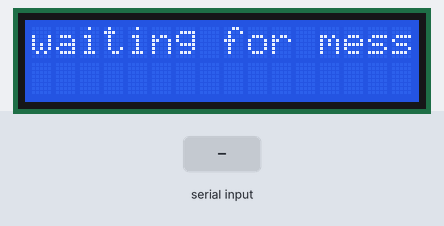
Simulated run of this sketch. Board: Arduino Uno, built with avr-gcc and run on an emulated ATmega328P. On the bench: 16×2 character LCD. The inputs (shaded band) are chosen by the test bench. What the sketch prints to the serial monitor is not drawn.

Above: at 2.2 s.
2.3 s: "1\n" received over Serial
At 3.1 s:
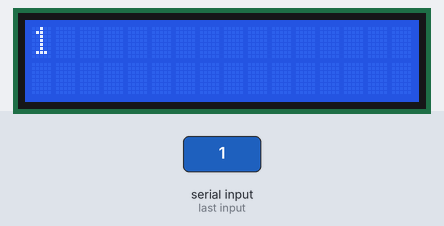
5.3 s: byte 10 ('\n') received over Serial
At 6.5 s:
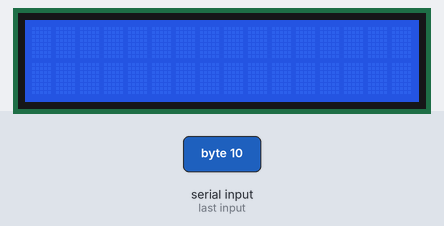
8.3 s: "0\n" received over Serial
At 8.9 s:
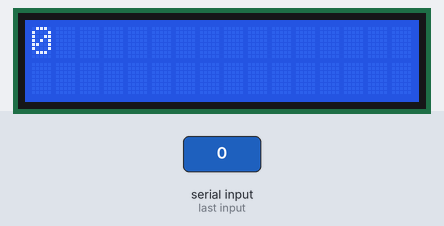
Timing chart, 0 to 11.3 s (numbered marks = the images above; inputs shaded):
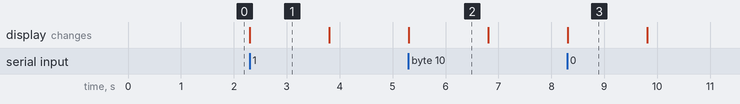

The sketch:

LCD_from_serial.ino
```cpp
/*
  LiquidCrystal Library - display() and noDisplay()

  Demonstrates the use a 16x2 LCD display.  The LiquidCrystal
  library works with all LCD displays that are compatible with the
  Hitachi HD44780 driver. There are many of them out there, and you
  can usually tell them by the 16-pin interface.

  This sketch prints "Hello World!" to the LCD and uses the
  display() and noDisplay() functions to turn on and off
  the display.

  The circuit:
   LCD RS pin to digital pin 12
   LCD Enable pin to digital pin 11
   LCD D4 pin to digital pin 5
   LCD D5 pin to digital pin 4
   LCD D6 pin to digital pin 3
   LCD D7 pin to digital pin 2
   LCD R/W pin to ground
   10K resistor:
   ends to +5V and ground
   wiper to LCD VO pin (pin 3)

  Library originally added 18 Apr 2008
  by David A. Mellis
  library modified 5 Jul 2009
  by Limor Fried (http://www.ladyada.net)
  example added 9 Jul 2009
  by Tom Igoe
  modified 22 Nov 2010
  by Tom Igoe
  modified 7 Nov 2016
  by Arturo Guadalupi
  modified 1 Dec 2017
  by Tom Schofield


*/

// include the library code:
#include <LiquidCrystal.h>
String inputString = "";         // a string to hold incoming data
boolean stringComplete = false;  // whether the string is complete
// initialize the library by associating any needed LCD interface pin
// with the arduino pin number it is connected to
const int rs = 12, en = 11, d4 = 5, d5 = 4, d6 = 3, d7 = 2;
LiquidCrystal lcd(rs, en, d4, d5, d6, d7);
String displayText = "";

int count = 0;
void setup() {
  // set up the LCD's number of columns and rows:
  lcd.begin(16, 2);
  // Print a message to the LCD.
  // lcd.print("hello, world!i am a sausage");
  Serial.begin(9600);
  // reserve 200 bytes for the inputString:q
  inputString.reserve(500);
  // lcd.autoscroll();
  //Serial.println(1);
  lcd.print("waiting for message");
  delay(1000);
  count = 1;
  Serial.println(1);
}
void loop() {

  if (stringComplete) {

    // clear the string:
    inputString = "";
    stringComplete = false;


    //get number of lines
    //
    int numLines = displayText.length() / 16;
    //see if there's a remainder and add a line if so
    if (displayText.length() % numLines != 0) numLines++;

    //split the text into chunks using substring
    for (int i = 0; i < numLines;i++) {
      lcd.setCursor(0, 0);
      lcd.print(displayText.substring(i * 16, (i + 1) * 16));
      lcd.setCursor(0, 1);
      lcd.print(displayText.substring((i + 1) * 16, (i + 2) * 16));
      delay(1500);
      lcd.clear();

    }
    //send a message back to say that we're done
    Serial.println(1);

  }
}


void serialEvent() {
  while (Serial.available()) {
    // get the new byte:
    char inChar = (char)Serial.read();
    // add it to the inputString:
    inputString += inChar;
    // if the incoming character is a newline, set a flag
    // so the main loop can do something about it:
    if (inChar == '\n') {
      stringComplete = true;
      displayText = inputString;
      lcd.clear();
    }
  }
}
```

Measured:
- after the input at 2.3 s, the display: first changes at once (image 1 shows a later state)
- after the input at 8.3 s, the display: changes at once (image 3)
- what the display in image 1 shows lasts 1.5 s, from 2.3 s to 3.8 s
